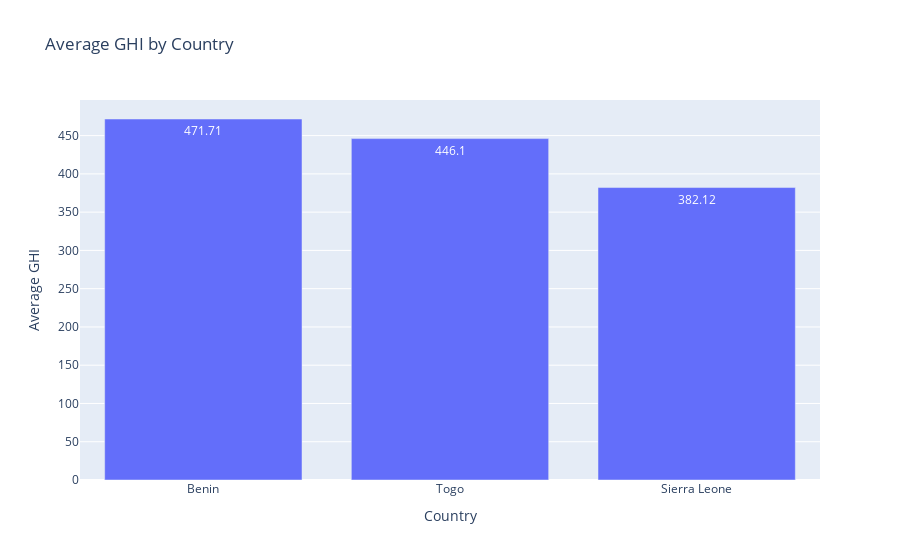

The notebook cell saved with this chart:
### Code cell
avg_ghi = df.groupby('Country')['GHI'].mean().sort_values(ascending=False).round(2)
print(avg_ghi)

# Plot (plotly interactive)
fig = px.bar(x=avg_ghi.index, y=avg_ghi.values, labels={'x':'Country','y':'Average GHI'}, title='Average GHI by Country', text=avg_ghi.values)
fig.show()

# Save static copy
plt.figure(figsize=(6,3.5))
avg_ghi.plot(kind='bar', rot=0)
plt.ylabel('Average GHI (W/m²)')
plt.tight_layout()
plt.savefig('dashboard_screenshots/avg_ghi_ranking.png', dpi=150)
plt.show()
print("Saved: dashboard_screenshots/avg_ghi_ranking.png")

### Figure 1 — Plotly figure (JSON) as saved in the notebook; plotly's stock layout.template omitted (floating-point values rounded to 4 significant figures)
{"data": [{"hovertemplate": "Country=%{x}<br>Average GHI=%{y}<br>text=%{text}<extra></extra>", "legendgroup": "", "marker": {"color": "#636efa", "pattern": {"shape": ""}}, "name": "", "orientation": "v", "showlegend": false, "text": [471.7, 446.1, 382.1], "textposition": "auto", "type": "bar", "x": ["Benin", "Togo", "Sierra Leone"], "xaxis": "x", "y": [471.7, 446.1, 382.1], "yaxis": "y"}], "layout": {"barmode": "relative", "legend": {"tracegroupgap": 0}, "title": {"text": "Average GHI by Country"}, "xaxis": {"anchor": "y", "domain": [0, 1], "title": {"text": "Country"}}, "yaxis": {"anchor": "x", "domain": [0, 1], "title": {"text": "Average GHI"}}}}
